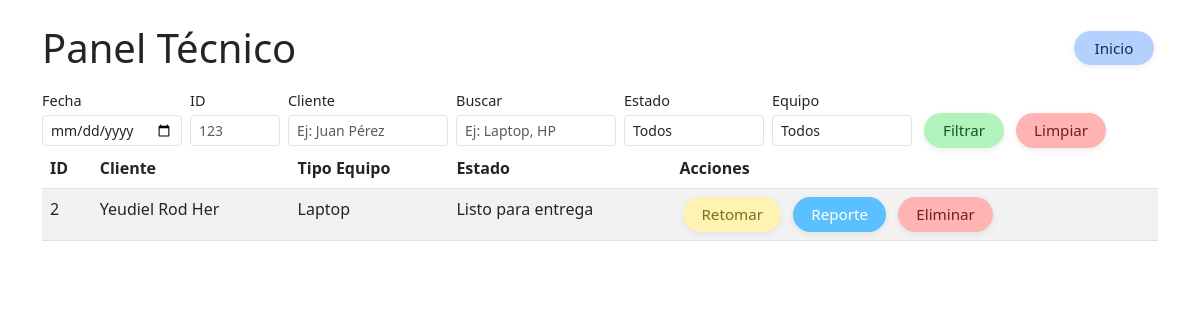
The app's page /tecnico/panel (signed in), older data.
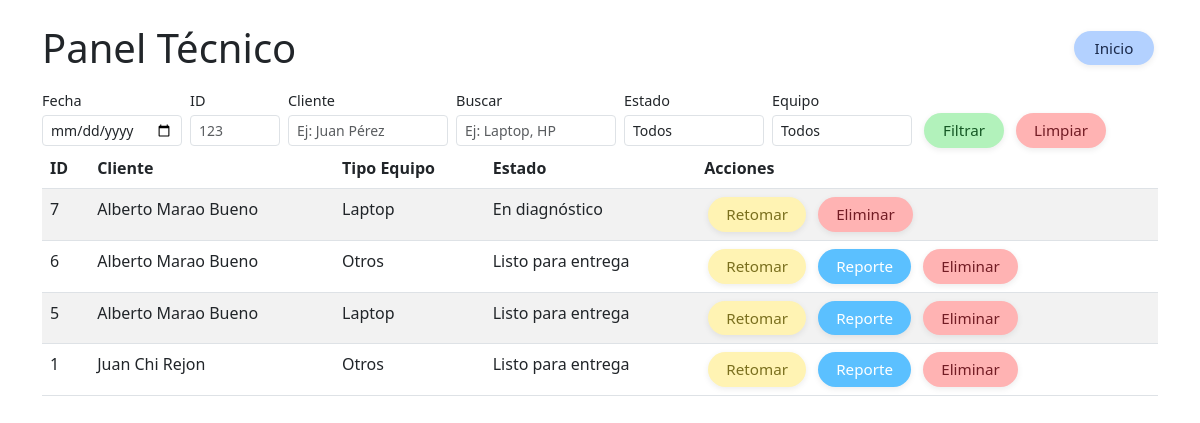
The same page, newer data.
### tables this page shows
CREATE TABLE servicios (
                    id INTEGER PRIMARY KEY AUTOINCREMENT,
                    nombre TEXT NOT NULL,
                    primer_apellido TEXT NOT NULL,
                    segundo_apellido TEXT NOT NULL,
                    telefono TEXT NOT NULL,
                    tipo_equipo TEXT NOT NULL,
                    marca TEXT NOT NULL,
                    modelo TEXT NOT NULL,
                    serie TEXT,
                    servicio TEXT,
                    accesorios TEXT,
                    estado TEXT DEFAULT 'En diagnóstico',
                    notas TEXT,
                    foto_inicial TEXT,
                    foto_servicio TEXT,
                    foto_final TEXT,
                    fecha_registro TEXT,
                    fecha_entrega TEXT,
                    tecnico_actual TEXT
                );

### modules/tecnico/routes.py (the view)
@tecnico_bp.route('/panel')
@login_required
def panel():
    fecha_registro = request.args.get('fecha_registro', '').strip()
    buscar = request.args.get('buscar', '').strip()
    estado = request.args.get('estado', '').strip()
    tipo_equipo = request.args.get('tipo_equipo', '').strip()
    id_servicio = request.args.get('id_servicio', '').strip()
    cliente = request.args.get('cliente', '').strip()
    query = "SELECT * FROM servicios WHERE 1=1"
    params = []
    if id_servicio:
        query += " AND id = ?"
        params.append(id_servicio)
    if cliente:
        query += " AND (nombre LIKE ? OR primer_apellido LIKE ? OR segundo_apellido LIKE ?)"
        cliente_param = f"%{cliente}%"
        params.extend([cliente_param]*3)
    if buscar:
        query += " AND (nombre LIKE ? OR primer_apellido LIKE ? OR segundo_apellido LIKE ? OR tipo_equipo LIKE ? OR marca LIKE ? OR modelo LIKE ? OR tecnico_actual LIKE ?)"
        buscar_param = f"%{buscar}%"
        params.extend([buscar_param]*7)
    if estado:
        query += " AND estado = ?"
        params.append(estado)
    if tipo_equipo and tipo_equipo != "":
        query += " AND tipo_equipo = ?"
        params.append(tipo_equipo)
    if fecha_registro:
        query += " AND date(fecha_registro) = ?"
        params.append(fecha_registro)
    query += " ORDER BY fecha_registro DESC"
    servicios = db.query(query, tuple(params))
    return render_template('panel.html', servicios=servicios)

### app.py (called while the page is built)
@login_manager.user_loader
def load_user(user_id):
    from db import DatabaseSingleton
    db = DatabaseSingleton()
    user_data = db.query("SELECT * FROM usuarios WHERE id = ? AND activo = 1", (user_id,))
    if user_data:
        from models import User
        return User(user_data[0]['id'], user_data[0]['nombre'], user_data[0]['usuario'], user_data[0]['rol'], user_data[0]['activo'])
    return None

### db.py (called while the page is built)
    def __new__(cls):
        if cls._instance is None:
            cls._instance = super().__new__(cls)
            cls._instance.conn = sqlite3.connect(Config.DATABASE_PATH, check_same_thread=False)
            cls._instance.conn.row_factory = sqlite3.Row
            cls._instance.init_db()
        return cls._instance

    def query(self, sql, params=()):
        cursor = self.conn.cursor()
        cursor.execute(sql, params)
        result = cursor.fetchall()
        cursor.close()
        return result

### templates/panel.html (shortened to what this page needs)
<!DOCTYPE html>
<html>
<head>
    <link href="https://cdn.jsdelivr.net/npm/bootstrap@5.3.0/dist/css/bootstrap.min.css" rel="stylesheet">
    <link rel="stylesheet" href="/static/css/global.css">
</head>
<body>
    <div class="container mt-4">
        <div class="d-flex justify-content-between align-items-center mb-3">
            <h1 class="mb-0">Panel Técnico</h1>
            <a href="{{ url_for('index') }}" class="btn-regresar inicio-top-right ms-3" title="Regresar">Inicio</a>
        </div>
    <form method="GET" class="d-flex align-items-center panel-filtros-form panel-filtros-grid">
            <div class="panel-filtros-col">
                <label for="fecha_registro" class="panel-filtros-label">Fecha</label>
                <input type="date" name="fecha_registro" id="fecha_registro" class="form-control form-control-sm panel-filtros-input-sm" value="{{ request.args.get('fecha_registro', '') }}">
            </div>
            <div class="panel-filtros-col">
                <label for="id_servicio" class="panel-filtros-label">ID</label>
                <input type="number" name="id_servicio" id="id_servicio" class="form-control form-control-sm panel-filtros-input-id" placeholder="123" value="{{ request.args.get('id_servicio', '') }}">
            </div>
            <div class="panel-filtros-col">
                <label for="cliente" class="panel-filtros-label">Cliente</label>
                <input type="text" name="cliente" id="cliente" class="form-control form-control-sm panel-filtros-input-wide" placeholder="Ej: Juan Pérez" value="{{ request.args.get('cliente', '') }}">
            </div>
            <div class="panel-filtros-col">
                <label for="buscar" class="panel-filtros-label">Buscar</label>
                <input type="text" name="buscar" id="buscar" class="form-control form-control-sm panel-filtros-input-wide" placeholder="Ej: Laptop, HP" value="{{ request.args.get('buscar', '') }}">
            </div>
            <div class="panel-filtros-col">
                <label for="estado" class="panel-filtros-label">Estado</label>
                <select name="estado" id="estado" class="form-control form-control-sm panel-filtros-input-sm">
                    <option value="">Todos</option>
                </select>
            </div>
            <div class="panel-filtros-col">
                <label for="tipo_equipo" class="panel-filtros-label">Equipo</label>
                <select name="tipo_equipo" id="tipo_equipo" class="form-control form-control-sm panel-filtros-input-sm">
                    <option value="">Todos</option>
                </select>
            </div>
            <div class="panel-filtros-col" style="justify-content:end; height:100%;">
                <label class="panel-filtros-label">&nbsp;</label>
                <div class="panel-filtros-btns">
                    <button type="submit" class="btn-aceptar btn-form-main panel-filtros-btn panel-filtros-btn-small">Filtrar</button>
                    <a href="{{ url_for('tecnico.panel') }}" class="btn-cancelar btn-form-main panel-filtros-btn panel-filtros-btn-small" title="Limpiar filtros">Limpiar</a>
                </div>
            </div>
        </form>
        <table class="table table-striped">
            <thead>
                <tr>
                    <th>ID</th>
                    <th>Cliente</th>
                    <th>Tipo Equipo</th>
                    <th>Estado</th>
                    <th>Acciones</th>
                </tr>
            </thead>
            <tbody>
                {% for servicio in servicios %}
                <tr>
                    <td>{{ servicio['id'] }}</td>
                    <td>{{ servicio['nombre'] }} {{ servicio['primer_apellido'] }} {{ servicio['segundo_apellido'] }}</td>
                    <td>{{ servicio['tipo_equipo'] }}</td>
                    <td>{{ servicio['estado'] }}</td>
                    <td>
                        <a href="{{ url_for('tecnico.editar', id=servicio['id']) }}" class="btn-panel-alt btn-sm" title="Editar">Retomar</a>
                        {% if servicio['estado'] == 'Listo para entrega' %}
                        <a href="{{ url_for('impresion.reporte', id=servicio['id']) }}" class="btn-reporte-final btn-sm" title="Reporte">Reporte</a>
                        {% endif %}
                        <form action="{{ url_for('tecnico.eliminar_servicio', id=servicio['id']) }}" method="POST" style="display: inline;" onsubmit="return confirm('¿Estás seguro de que deseas eliminar este servicio? Esta acción no se puede deshacer.');">
                            <button type="submit" class="btn-cancelar btn-sm" title="Eliminar Servicio">Eliminar</button>
                        </form>
                    </td>
                </tr>
                {% endfor %}
            </tbody>
        </table>
    </div>
</body>
</html>

### static/css/global.css (style rules this page uses)
.btn-reporte-final { background-color: #5bc0ff; color: #fff; border-radius: 30px; padding: 8px 32px; font-size: 1rem; font-weight: 500; box-shadow: 0 2px 6px rgba(0,0,0,0.08); text-align: center; text-decoration: none; border: none; transition: background 0.2s, box-shadow 0.2s; }
.inicio-top-right { margin-top: -16px; }
.panel-filtros-grid { gap: 8px; flex-wrap: wrap; }
.panel-filtros-col { display: flex; flex-direction: column; align-items: flex-start; }
.panel-filtros-input-sm { width: 140px; }
.panel-filtros-input-id { width: 90px; }
.panel-filtros-input-wide { width: 160px; }
.panel-filtros-btns { display: flex; gap: 4px; }
.panel-filtros-btn-small { padding: 4px 16px; font-size: 0.95em; min-width: 70px; }
.panel-filtros-form { font-size: 0.95rem; }
.panel-filtros-label { font-size: 0.95em; margin-bottom: 0.25em; }
.panel-filtros-btn { font-size: 0.95em; }
.btn-global, .btn-aceptar, .btn-cancelar, .btn-regresar, .btn-panel, .btn-panel-alt, .btn-accion-panel, .btn-retomar, .btn-reporte-final, .btn-form-main { border-radius: 30px; min-width: 80px; padding: 6px 18px; font-size: 0.95rem; font-weight: 500; display: inline-block; text-align: center; margin: 0 4px; box-shadow: 0 2px 6px rgba(0,0,0,0.08); border: none; transition: background 0.2s, box-shadow 0.2s; cursor: pointer; vertical-align: middle; text-decoration: none; }
.btn-aceptar { background: #b2f2bb; color: #155724; }
.btn-cancelar { background: #ffb3b3; color: #721c24; }
.btn-regresar { background: #b3d1ff; color: #1b2a4b; }
.btn-panel-alt { background: #fff3b3; color: #7a6f1e; }

Row changes from the older to the newer data that the page shows:
removed servicios: id "2", nombre "Yeudiel", primer_apellido "Rod", segundo_apellido "Her", tipo_equipo "Laptop", estado "Listo para entrega"
added servicios: id "7", nombre "Alberto", primer_apellido "Marao", segundo_apellido "Bueno", tipo_equipo "Laptop", estado "En diagnóstico"
added servicios: id "6", nombre "Alberto", primer_apellido "Marao", segundo_apellido "Bueno", tipo_equipo "Otros", estado "Listo para entrega"
added servicios: id "5", nombre "Alberto", primer_apellido "Marao", segundo_apellido "Bueno", tipo_equipo "Laptop", estado "Listo para entrega"
added servicios: id "1", nombre "Juan", primer_apellido "Chi", segundo_apellido "Rejon", tipo_equipo "Otros", estado "Listo para entrega"
